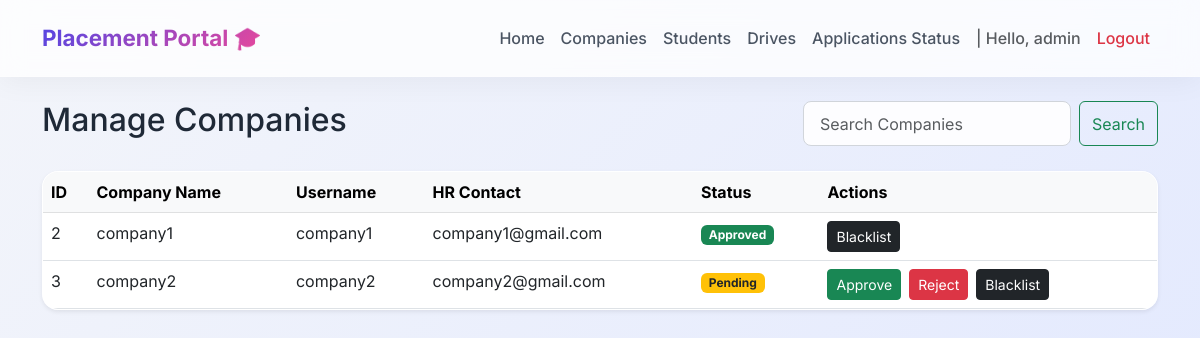
The app's page /admin/companies (signed in) with its own data.
### models.py (models this page shows)
class User(UserMixin, db.Model):
    id = db.Column(db.Integer, primary_key=True)
    username = db.Column(db.String(100), unique=True, nullable=False)
    email = db.Column(db.String(120), unique=True, nullable=False)
    password_hash = db.Column(db.String(255), nullable=False)
    role = db.Column(db.String(20), nullable=False) # 'admin', 'company', 'student'
    is_approved = db.Column(db.Boolean, default=False) # For company
    is_blacklisted = db.Column(db.Boolean, default=False)
    company_profile = db.relationship('CompanyProfile', backref='user', uselist=False)
    student_profile = db.relationship('StudentProfile', backref='user', uselist=False)

class CompanyProfile(db.Model):
    id = db.Column(db.Integer, primary_key=True)
    user_id = db.Column(db.Integer, db.ForeignKey('user.id'), nullable=False)
    company_name = db.Column(db.String(100), nullable=False)
    hr_contact = db.Column(db.String(100), nullable=False)
    website = db.Column(db.String(200))
    drives = db.relationship('PlacementDrive', backref='company', lazy=True)

### app.py (the view)
@app.route('/admin/companies')
@login_required
def admin_companies():
    if current_user.role != 'admin': abort(403)
    search_query = request.args.get('search', '')
    if search_query:
        companies = User.query.join(CompanyProfile).filter(
            User.role == 'company',
            CompanyProfile.company_name.ilike(f'%{search_query}%')
        ).all()
    else:
        companies = User.query.filter_by(role='company').all()
    return render_template('admin/companies.html', companies=companies, search_query=search_query)

### app.py (called while the page is built)
@login_manager.user_loader
def load_user(user_id):
    return User.query.get(int(user_id))

### templates/admin/companies.html
{% extends "base.html" %}
{% block content %}
<div class="d-flex justify-content-between align-items-center mb-4">
    <h2>Manage Companies</h2>
    <form class="d-flex" method="GET" action="{{ url_for('admin_companies') }}">
        <input class="form-control me-2" type="search" name="search" placeholder="Search Companies" value="{{ search_query }}">
        <button class="btn btn-outline-success" type="submit">Search</button>
    </form>
</div>
<div class="card shadow-sm">
    <div class="card-body p-0">
        <table class="table table-hover mb-0">
            <thead class="table-light">
                <tr>
                    <th>ID</th>
                    <th>Company Name</th>
                    <th>Username</th>
                    <th>HR Contact</th>
                    <th>Status</th>
                    <th>Actions</th>
                </tr>
            </thead>
            <tbody>
                {% for company in companies %}
                <tr>
                    <td>{{ company.id }}</td>
                    <td>{{ company.company_profile.company_name }}</td>
                    <td>{{ company.username }}</td>
                    <td>{{ company.company_profile.hr_contact }}</td>
                    <td>
                        {% if not company.is_approved %}
                            <span class="badge bg-warning text-dark">Pending</span>
                        {% elif company.is_blacklisted %}
                            <span class="badge bg-danger">Blacklisted</span>
                        {% else %}
                            <span class="badge bg-success">Approved</span>
                        {% endif %}
                    </td>
                    <td>
                        <div class="d-flex gap-2">
                        {% if not company.is_approved and not company.is_blacklisted %}
                            <form action="{{ url_for('admin_company_action', id=company.id, action='approve') }}" method="POST">
                                <button type="submit" class="btn btn-sm btn-success">Approve</button>
                            </form>
                            <form action="{{ url_for('admin_company_action', id=company.id, action='reject') }}" method="POST">
                                <button type="submit" class="btn btn-sm btn-danger">Reject</button>
                            </form>
                        {% endif %}
                        {% if company.is_blacklisted %}
                            <form action="{{ url_for('admin_company_action', id=company.id, action='blacklist') }}" method="POST">
                                <button type="submit" class="btn btn-sm btn-secondary">Un-blacklist</button>
                            </form>
                        {% else %}
                            <form action="{{ url_for('admin_company_action', id=company.id, action='blacklist') }}" method="POST">
                                <button type="submit" class="btn btn-sm btn-dark">Blacklist</button>
                            </form>
                        {% endif %}
                        </div>
                    </td>
                </tr>
                {% else %}
                <tr><td colspan="6" class="text-center py-4">No companies found.</td></tr>
                {% endfor %}
            </tbody>
        </table>
    </div>
</div>
{% endblock %}

### templates/base.html (shortened to what this page needs)
<!DOCTYPE html>
<html lang="en">
<head>
    <link href="https://cdn.jsdelivr.net/npm/bootstrap@5.3.0/dist/css/bootstrap.min.css" rel="stylesheet">
</head>
<body>
    <nav class="navbar navbar-expand-lg navbar-light bg-light border-bottom mb-4 shadow-sm">
      <div class="container">
        <a class="navbar-brand" href="/">Placement Portal 🎓</a>
        <div class="collapse navbar-collapse" id="navbarNav">
          <ul class="navbar-nav ms-auto">
            {% if current_user.is_authenticated %}
                {% if current_user.role == 'admin' %}
                    <li class="nav-item"><a class="nav-link" href="{{ url_for('admin_dashboard') }}">Home</a></li>
                    <li class="nav-item"><a class="nav-link" href="{{ url_for('admin_companies') }}">Companies</a></li>
                    <li class="nav-item"><a class="nav-link" href="{{ url_for('admin_students') }}">Students</a></li>
                    <li class="nav-item"><a class="nav-link" href="{{ url_for('admin_drives') }}">Drives</a></li>
                    <li class="nav-item"><a class="nav-link" href="{{ url_for('admin_history') }}">Applications Status</a></li>
                {% elif current_user.role == 'company' %}
                    <li class="nav-item"><a class="nav-link" href="{{ url_for('company_dashboard') }}">Home</a></li>
                {% elif current_user.role == 'student' %}
                    <li class="nav-item"><a class="nav-link" href="{{ url_for('student_dashboard') }}">Home</a></li>
                    <li class="nav-item"><a class="nav-link" href="{{ url_for('student_history') }}">My Applications</a></li>
                    <li class="nav-item"><a class="nav-link" href="{{ url_for('student_profile') }}">Profile</a></li>
                {% endif %}
                <li class="nav-item">
                    <span class="nav-link text-muted">| Hello, {{ current_user.username }}</span>
                </li>
                <li class="nav-item">
                    <a class="nav-link text-danger" href="{{ url_for('logout') }}">Logout</a>
                </li>
            {% else %}
                <li class="nav-item"><a class="nav-link" href="{{ url_for('login') }}">Login</a></li>
                <li class="nav-item"><a class="nav-link btn btn-primary text-white ms-2" href="{{ url_for('register') }}">Register</a></li>
            {% endif %}
          </ul>
        </div>
      </div>
    </nav>
    <div class="container">
        {% block content %}{% endblock %}
    </div>
</body>
</html>

### templates/base.html (style rules this page uses)
:root { --primary-bg: #f3f5fa; --brand-primary: #4f46e5; --brand-hover: #4338ca; --glass-bg: rgba(255, 255, 255, 0.75); --glass-border: rgba(255, 255, 255, 0.2); --card-shadow: 0 8px 32px rgba(31, 38, 135, 0.07); }
body { font-family: 'Inter', sans-serif; background: linear-gradient(135deg, #f3f5fa 0%, #e0e7ff 100%); color: #1f2937; min-height: 100vh; }
.navbar { background: var(--glass-bg) !important; backdrop-filter: blur(12px); -webkit-backdrop-filter: blur(12px); border-bottom: 1px solid var(--glass-border) !important; box-shadow: 0 4px 30px rgba(0, 0, 0, 0.05) !important; padding: 1rem 0; transition: all 0.3s ease; }
.navbar-brand { font-weight: 700; background: linear-gradient(135deg, #4f46e5 0%, #ec4899 100%); background-clip: text; -webkit-background-clip: text; -webkit-text-fill-color: transparent; font-size: 1.4rem; }
.nav-link { font-weight: 500; color: #4b5563; transition: all 0.2s ease-in-out; position: relative; }
.card, .card-stats { background: rgba(255, 255, 255, 0.9); backdrop-filter: blur(16px); border: 1px solid rgba(255, 255, 255, 0.5); border-radius: 16px; box-shadow: var(--card-shadow); transition: all 0.3s cubic-bezier(0.165, 0.84, 0.44, 1); overflow: hidden; }
.table { background: transparent; }
.table-light { background-color: rgba(243, 244, 246, 0.6); }
.table-hover tbody tr { transition: all 0.2s ease; }
.form-control, .form-select { border-radius: 8px; border: 1px solid #d1d5db; padding: 0.6rem 1rem; transition: all 0.2s ease; background: rgba(255, 255, 255, 0.9); }

### records on screen
User: username "admin"
User: id "2", company_profile.company_name "company1", username "company1", company_profile.hr_contact "company1@gmail.com", is_approved "Approved"
User: id "3", company_profile.company_name "company2", username "company2", company_profile.hr_contact "company2@gmail.com", is_approved "Pending"
